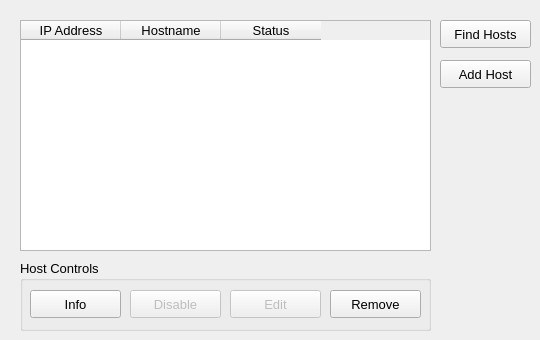
    <widget class="QWidget" name="networkToolbox">
     <attribute name="title">
      <string>Network</string>
     </attribute>
     <attribute name="toolTip">
      <string>Gather, manage, and update nodes for PyFarm</string>
     </attribute>
     <widget class="QTableWidget" name="networkTable">
      <property name="geometry">
       <rect>
        <x>20</x>
        <y>20</y>
        <width>411</width>
        <height>231</height>
       </rect>
      </property>
      <property name="font">
       <font>
        <pointsize>10</pointsize>
        <weight>50</weight>
        <bold>false</bold>
       </font>
      </property>
      <property name="contextMenuPolicy">
       <enum>Qt::CustomContextMenu</enum>
      </property>
      <property name="statusTip">
       <string>Host database</string>
      </property>
      <property name="editTriggers">
       <set>QAbstractItemView::NoEditTriggers</set>
      </property>
      <property name="dragDropOverwriteMode">
       <bool>false</bool>
      </property>
      <property name="selectionMode">
       <enum>QAbstractItemView::SingleSelection</enum>
      </property>
      <property name="selectionBehavior">
       <enum>QAbstractItemView::SelectRows</enum>
      </property>
      <column>
       <property name="text">
        <string>IP Address</string>
       </property>
      </column>
      <column>
       <property name="text">
        <string>Hostname</string>
       </property>
      </column>
      <column>
       <property name="text">
        <string>Status</string>
       </property>
      </column>
     </widget>
     <widget class="QPushButton" name="findHosts">
      <property name="geometry">
       <rect>
        <x>440</x>
        <y>20</y>
        <width>91</width>
        <height>28</height>
       </rect>
      </property>
      <property name="font">
       <font>
        <pointsize>10</pointsize>
        <weight>50</weight>
        <bold>false</bold>
       </font>
      </property>
      <property name="statusTip">
       <string>Find then automatically add hosts running the client program</string>
      </property>
      <property name="text">
       <string>Find Hosts</string>
      </property>
     </widget>
     <widget class="QPushButton" name="addHost">
      <property name="geometry">
       <rect>
        <x>440</x>
        <y>60</y>
        <width>91</width>
        <height>28</height>
       </rect>
      </property>
      <property name="font">
       <font>
        <pointsize>10</pointsize>
        <weight>50</weight>
        <bold>false</bold>
       </font>
      </property>
      <property name="statusTip">
       <string>Manually add a host</string>
      </property>
      <property name="text">
       <string>Add Host</string>
      </property>
     </widget>
     <widget class="QGroupBox" name="hostControls">
      <property name="geometry">
       <rect>
        <x>20</x>
        <y>260</y>
        <width>411</width>
        <height>71</height>
       </rect>
      </property>
      <property name="font">
       <font>
        <pointsize>10</pointsize>
       </font>
      </property>
      <property name="title">
       <string>Host Controls</string>
      </property>
      <widget class="QPushButton" name="removeHost">
       <property name="geometry">
        <rect>
         <x>310</x>
         <y>30</y>
         <width>91</width>
         <height>28</height>
        </rect>
       </property>
       <property name="font">
        <font>
         <pointsize>10</pointsize>
         <weight>50</weight>
         <bold>false</bold>
        </font>
       </property>
       <property name="statusTip">
        <string>Remove selected host from pool</string>
       </property>
       <property name="text">
        <string>Remove</string>
       </property>
      </widget>
      <widget class="QPushButton" name="disableHost">
       <property name="enabled">
        <bool>false</bool>
       </property>
       <property name="geometry">
        <rect>
         <x>110</x>
         <y>30</y>
         <width>91</width>
         <height>28</height>
        </rect>
       </property>
       <property name="font">
        <font>
         <pointsize>10</pointsize>
         <weight>50</weight>
         <bold>false</bold>
        </font>
       </property>
       <property name="statusTip">
        <string>Disable selected host but do not remove it</string>
       </property>
       <property name="text">
        <string>Disable</string>
       </property>
      </widget>
      <widget class="QPushButton" name="editHost">
       <property name="enabled">
        <bool>false</bool>
       </property>
       <property name="geometry">
        <rect>
         <x>210</x>
         <y>30</y>
         <width>91</width>
         <height>28</height>
        </rect>
       </property>
       <property name="font">
        <font>
         <pointsize>10</pointsize>
         <weight>50</weight>
         <bold>false</bold>
        </font>
       </property>
       <property name="statusTip">
        <string>Edit selected host's parameters</string>
       </property>
       <property name="text">
        <string>Edit</string>
       </property>
      </widget>
      <widget class="QPushButton" name="getHostInfo">
       <property name="geometry">
        <rect>
         <x>10</x>
         <y>30</y>
         <width>91</width>
         <height>28</height>
        </rect>
       </property>
       <property name="font">
        <font>
         <pointsize>10</pointsize>
         <weight>50</weight>
         <bold>false</bold>
        </font>
       </property>
       <property name="statusTip">
        <string>Retrieve extra info about selected host</string>
       </property>
       <property name="text">
        <string>Info</string>
       </property>
      </widget>
     </widget>
    </widget>
